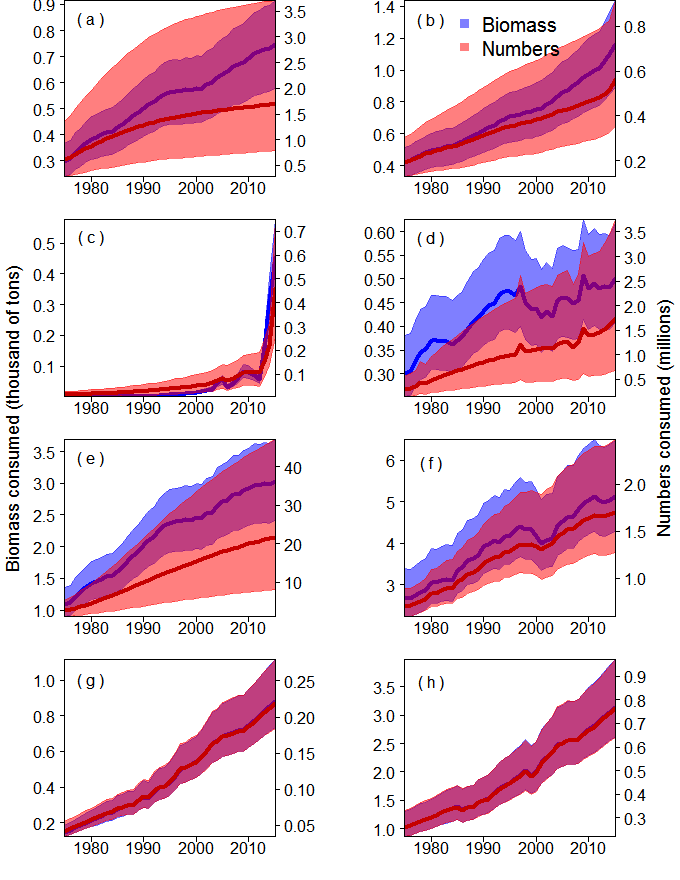

This figure's R source:
load("simOutput.Rdata", verbose = FALSE)


  #myFile = paste0("results_plot_sensitivity",predNames[pi],".png")
  png("results_plot_sensitivityByArea.png", height=880,width=680)
  par(mfrow=c(4,2), mai=c(0.6,0.9,0.0,0.9))
  nr = length(na.omit(simBC_cspjya[1,,1,1,1,1]))
  for(ji in 1:8){
    bx = (apply(simBC_cspjya[1,1:nr,,ji,,]/1000000,c(1,3),sum))
    nx = (apply(simNC_cspjya[1,1:nr,,ji,,]/1000000,c(1,3),sum))
    
    qbx = t(apply(bx,2,function(xx){return(quantile(xx,probs=c(0.025,0.5,0.975)))}))
    qnx = t(apply(nx,2,function(xx){return(quantile(xx,probs=c(0.025,0.5,0.975)))}))
    
    
    matplot(1975:2015,
            qbx[6:46,], 
            #ylim=c(0,30),
            type="l",
            lty=1,
            ylab="",
            xlab="",
            xaxs="i",
            yaxs="i",
            axes=FALSE,
            lwd=c(1,4,1),
            col=c(rgb(0,0,1,0.5),"blue",rgb(0,0,1,0.5))
            
    )
    polygon(c(1975:2015,2015:1975),
            c(qbx[6:46,1],qbx[46:6,3]),
            col=rgb(0,0,1,0.5),
            border=FALSE)
    
    axis(2,
         cex.axis=2,
         las=1)
    par(new=TRUE)
    matplot(1975:2015,
            qnx[6:46,],
            type="l",
            lty=1,
            xaxs="i",
            yaxs="i",
            ylab="",
            xlab="",
            lwd=c(1,4,1),
            col=c(rgb(1,0,0,0.5),"darkred",rgb(1,0,0,0.5)),
            axes=FALSE)
    text(1980,max(qnx[6:46,])*0.9,paste("(",letters[ji],")"),
         cex=2)  
    polygon(c(1975:2015,2015:1975),
            c(qnx[6:46,1],qnx[46:6,3]),
            col=rgb(1,0,0,0.5),
            border=FALSE)
    axis(4,las=1,
         cex.axis=2,
    )
    axis(1,
         cex.axis=2,
    )
    
    if(ji==2)
      legend(1983,max(qnx[6:46,]),
             legend=c("Biomass", "Numbers"),
             col=c(rgb(0,0,1,0.5),rgb(1,0,0,0.5)),
             pch=15,
             bty="n",
             cex=2.5,
             pt.cex=2.5)
    box()
    
  }
  
  par(new=TRUE, mfrow=c(1,1))
  plot(1, type="n",
       xlab="",
       ylab="",
       axes=FALSE)
  
  mtext("Biomass consumed (thousand of tons)",2, cex=1.5,line=3)
  mtext("Numbers consumed (millions)",4, cex=1.5,line=3)
  dev.off()
